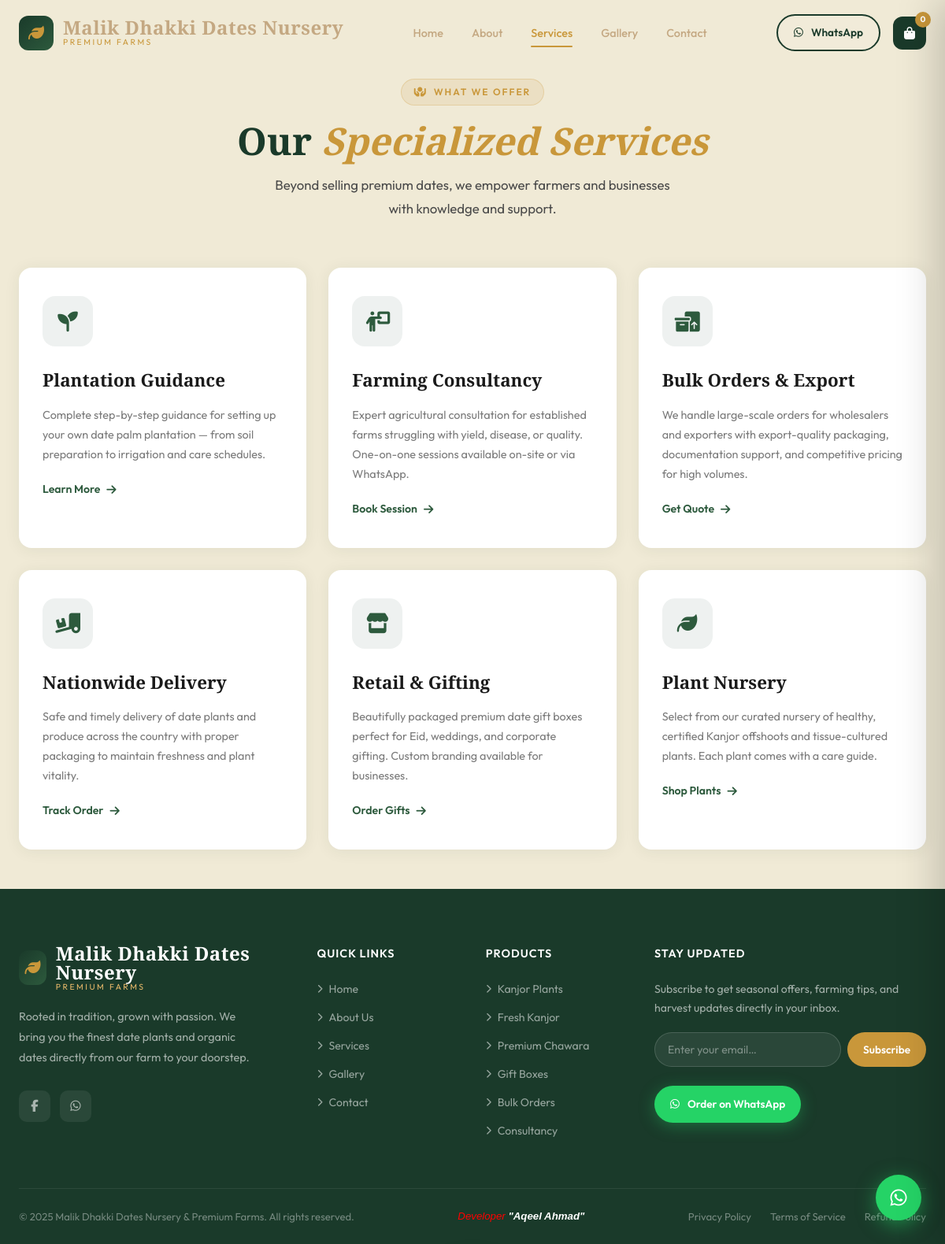
Page /services/ on the committed database.
### nursery/models.py (models this page shows, shortened)
class SiteSetting(models.Model):
    site_title = models.CharField(max_length=200, default='Malik Dhakki Dates Nursery')
    phone_number = models.CharField(max_length=50, default='+923394027665')
    whatsapp_number = models.CharField(max_length=50, default='923469892120')
    email = models.EmailField(default='malik.dhakki.dates.nursery@gmail.com')
    address = models.CharField(max_length=255, default='Main chashma road Dhakki D.I.Khan, KPK, Pakistan')
    facebook_url = models.URLField(blank=True, default='https://www.facebook.com/itsdhakkidates')
    instagram_url = models.URLField(blank=True, default='#')
    youtube_url = models.URLField(blank=True, default='#')
    tiktok_url = models.URLField(blank=True, default='#')
    years_of_farming = models.CharField(max_length=20, default='30+')
    happy_customers = models.CharField(max_length=20, default='250+')
    export_cities = models.CharField(max_length=20, default='50+')
    organic_percentage = models.CharField(max_length=20, default='100%')
    class Meta:
        verbose_name = 'Site Setting'
        verbose_name_plural = 'Site Settings'

class Service(models.Model):
    title = models.CharField(max_length=200)
    icon_class = models.CharField(max_length=100, default='fa-solid fa-seedling', help_text='FontAwesome icon class')
    description = models.TextField()
    link_text = models.CharField(max_length=100, default='Learn More')
    link_url = models.CharField(max_length=255, default='/contact/')
    order = models.PositiveIntegerField(default=0)
    is_active = models.BooleanField(default=True)
    class Meta:
        ordering = ['order', 'id']

### nursery/views.py (the view)
# urls.py: path('services/', views.services_view, name='services'),
def services_view(request):
    services = Service.objects.filter(is_active=True)
    return render(request, 'services.html', {'services': services})

### nursery/context_processors.py (called while the page is built)
def site_settings_processor(request):
    settings_obj = SiteSetting.objects.first()
    if not settings_obj:
        settings_obj = SiteSetting.objects.create()
    return {
        'site_settings': settings_obj
    }

### templates/services.html (shortened to what this page needs)
{% extends 'base.html' %}
{% load static %}
{% block content %}
    <section style="padding-top: 100px;" class="services-section section-pad" id="services">
        <div class="container">
            <div class="services-header">
                <span class="tag"><i class="fa-solid fa-hands-holding-circle"></i> What We Offer</span>
                <h2 class="section-title" style="margin-top:16px;">Our <span>Specialized Services</span></h2>
                <p class="section-subtitle">Beyond selling premium dates, we empower farmers and businesses with
                    knowledge and support.</p>
            </div>
            <div class="services-grid">
                {% for service in services %}
                <div class="service-card {% if forloop.counter0 > 0 %}delay-{{ forloop.counter0 }}{% endif %}">
                    <div class="service-icon"><i class="{{ service.icon_class|default:'fa-solid fa-seedling' }}"></i></div>
                    <h3 class="service-name">{{ service.title }}</h3>
                    <p class="service-desc">{{ service.description }}</p>
                    <a href="{{ service.link_url }}" class="service-link">{{ service.link_text }} <i class="fa-solid fa-arrow-right"></i></a>
                </div>
                {% endfor %}
            </div>
        </div>
    </section>
{% endblock %}

### templates/includes/navbar.html (shortened to what this page needs)
{% load static %}
<nav class="navbar" id="navbar">
  <div class="container">
    <div class="nav-inner">
      <a href="{% url 'home' %}" class="logo">
        <div class="logo-icon"><i class="fa-solid fa-leaf"></i></div>
        <div class="logo-text">
          <span class="logo-main">{{ site_settings.site_title|default:"Malik Dhakki Dates Nursery" }}</span>
          <span class="logo-sub">Premium Farms</span>
        </div>
      </a>
      <ul class="nav-links">
        <li><a href="{% url 'home' %}" class="{% if request.resolver_match.url_name == 'home' %}active{% endif %}">Home</a></li>
        <li><a href="{% url 'about' %}" class="{% if request.resolver_match.url_name == 'about' %}active{% endif %}">About</a></li>
        <li><a href="{% url 'services' %}" class="{% if request.resolver_match.url_name == 'services' %}active{% endif %}">Services</a></li>
        <li><a href="{% url 'gallery' %}" class="{% if request.resolver_match.url_name == 'gallery' %}active{% endif %}">Gallery</a></li>
        <li><a href="{% url 'contact' %}" class="{% if request.resolver_match.url_name == 'contact' %}active{% endif %}">Contact</a></li>
      </ul>
      <div class="nav-actions">
        <a href="https://wa.me/{{ site_settings.whatsapp_number|default:'923469892120' }}?text=Assalamu Alaikum! I want to order dates from {{ site_settings.site_title|default:'Malik Dhakki Dates Nursery' }}"
          target="_blank" class="btn-outline" style="padding:10px 20px;font-size:0.85rem;">
          <i class="fa-brands fa-whatsapp"></i> WhatsApp
        </a>
        <button class="cart-btn" onclick="toggleCart()">
          <i class="fa-solid fa-bag-shopping"></i>
          <span class="cart-count" id="cartCount">0</span>
        </button>
      </div>
    </div>
  </div>
</nav>

### templates/includes/footer.html (shortened to what this page needs)
{% load static %}
<footer class="footer" id="footer">
  <div class="container">
    <div class="footer-grid">
      <div class="footer-brand">
        <div class="footer-logo logo">
          <div class="logo-icon"><i class="fa-solid fa-leaf"></i></div>
          <div class="logo-text">
            <span class="logo-main">{{ site_settings.site_title|default:"Malik Dhakki Dates Nursery" }}</span>
            <span class="logo-sub">Premium Farms</span>
          </div>
        </div>
        <p class="footer-desc">Rooted in tradition, grown with passion. We bring you the finest date plants and
          organic dates directly from our farm to your doorstep.</p>
        <div class="footer-social">
          {% if site_settings.facebook_url %}
          <a href="{{ site_settings.facebook_url }}" target="_blank" class="social-btn"><i class="fa-brands fa-facebook-f"></i></a>
          {% endif %}
          <a href="https://wa.me/{{ site_settings.whatsapp_number|default:'923469892120' }}" target="_blank" class="social-btn"><i class="fa-brands fa-whatsapp"></i></a>
        </div>
      </div>
      <div class="footer-col">
        <h4 class="footer-col-title">Quick Links</h4>
        <ul class="footer-links">
          <li><a href="{% url 'home' %}"><i class="fa-solid fa-chevron-right"></i> Home</a></li>
          <li><a href="{% url 'about' %}"><i class="fa-solid fa-chevron-right"></i> About Us</a></li>
          <li><a href="{% url 'services' %}"><i class="fa-solid fa-chevron-right"></i> Services</a></li>
          <li><a href="{% url 'gallery' %}"><i class="fa-solid fa-chevron-right"></i> Gallery</a></li>
          <li><a href="{% url 'contact' %}"><i class="fa-solid fa-chevron-right"></i> Contact</a></li>
        </ul>
      </div>
      <div class="footer-col">
        <h4 class="footer-col-title">Products</h4>
        <ul class="footer-links">
          <li><a href="{% url 'home' %}#products"><i class="fa-solid fa-chevron-right"></i> Kanjor Plants</a></li>
          <li><a href="{% url 'home' %}#products"><i class="fa-solid fa-chevron-right"></i> Fresh Kanjor</a></li>
          <li><a href="{% url 'home' %}#products"><i class="fa-solid fa-chevron-right"></i> Premium Chawara</a></li>
          <li><a href="{% url 'home' %}#products"><i class="fa-solid fa-chevron-right"></i> Gift Boxes</a></li>
          <li><a href="{% url 'home' %}#products"><i class="fa-solid fa-chevron-right"></i> Bulk Orders</a></li>
          <li><a href="{% url 'services' %}"><i class="fa-solid fa-chevron-right"></i> Consultancy</a></li>
        </ul>
      </div>
      <div class="footer-col footer-newsletter">
        <h4 class="footer-col-title">Stay Updated</h4>
        <p class="footer-nl-desc">Subscribe to get seasonal offers, farming tips, and harvest updates directly in your
          inbox.</p>
        <div class="newsletter-form">
          <input type="email" placeholder="Enter your email…" id="nlEmail" />
          <button onclick="subscribeNewsletter()">Subscribe</button>
        </div>
        <div style="margin-top:24px;">
          <a href="https://wa.me/{{ site_settings.whatsapp_number|default:'923469892120' }}?text=Hello! I want to order dates from {{ site_settings.site_title|default:'Malik Dhakki Dates Nursery' }}"
            target="_blank" class="btn-whatsapp" style="font-size:0.85rem;padding:12px 20px;">
            <i class="fa-brands fa-whatsapp"></i> Order on WhatsApp
          </a>
        </div>
      </div>
    </div>
    <div class="footer-bottom">
      <p>© 2025 {{ site_settings.site_title|default:"Malik Dhakki Dates Nursery" }} & Premium Farms. All rights reserved.</p>
      <h5
        style="color: rgb(255, 0, 0); font-family: Verdana, Geneva, Tahoma, sans-serif; font-weight: lighter; font-style: italic;">
        Developer<span style="font-weight: bold; color: rgb(255, 255, 255);"> <a
            href="https://aqeeel-ahmad.github.io/Aqeel_Ahmad-Portfolio/">"Aqeel Ahmad"</a></span></h5>
      <div class="footer-bottom-links">
        <a href="#">Privacy Policy</a>
        <a href="#">Terms of Service</a>
        <a href="#">Refund Policy</a>
      </div>
    </div>
  </div>
</footer>

### rows in the picture
SiteSetting: site_title "Malik Dhakki Dates Nursery"
Service: title "Plantation Guidance", description "Complete step-by-step guidance for setting up your own date palm plantation — from soil preparation to irrigation and care schedules.", link_text "Learn More"
Service: title "Farming Consultancy", description "Expert agricultural consultation for established farms struggling with yield, disease, or quality. One-on-one sessions available on-site or via WhatsApp.", link_text "Book Session"
Service: title "Bulk Orders & Export", description "We handle large-scale orders for wholesalers and exporters with export-quality packaging, documentation support, and competitive pricing for high volumes.", link_text "Get Quote"
Service: title "Nationwide Delivery", description "Safe and timely delivery of date plants and produce across the country with proper packaging to maintain freshness and plant vitality.", link_text "Track Order"
Service: title "Retail & Gifting", description "Beautifully packaged premium date gift boxes perfect for Eid, weddings, and corporate gifting. Custom branding available for businesses.", link_text "Order Gifts"
Service: title "Plant Nursery", description "Select from our curated nursery of healthy, certified Kanjor offshoots and tissue-cultured plants. Each plant comes with a care guide.", link_text "Shop Plants"
